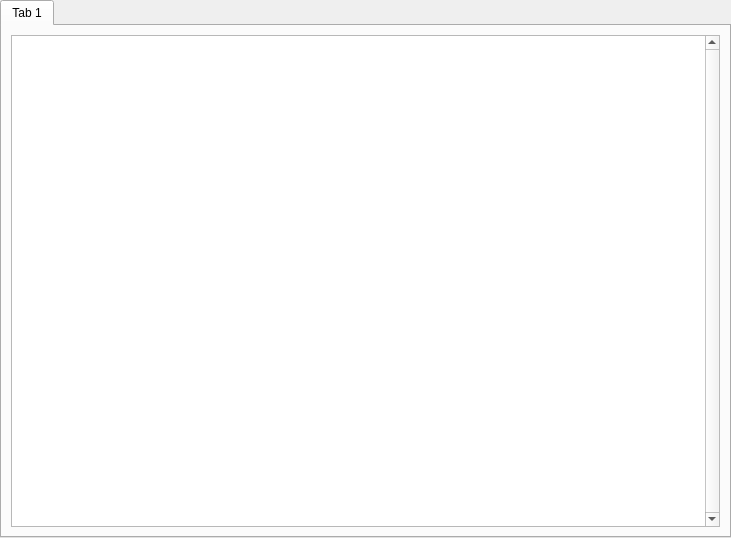
<?xml version="1.0" encoding="UTF-8"?>
<ui version="4.0">
 <class>NotesPage</class>
 <widget class="QWidget" name="NotesPage">
  <property name="geometry">
   <rect>
    <x>0</x>
    <y>0</y>
    <width>731</width>
    <height>538</height>
   </rect>
  </property>
  <property name="windowTitle">
   <string>Form</string>
  </property>
  <layout class="QVBoxLayout" name="verticalLayout_2">
   <property name="leftMargin">
    <number>0</number>
   </property>
   <property name="topMargin">
    <number>0</number>
   </property>
   <property name="rightMargin">
    <number>0</number>
   </property>
   <property name="bottomMargin">
    <number>0</number>
   </property>
   <item>
    <widget class="QTabWidget" name="tabWidget">
     <property name="currentIndex">
      <number>0</number>
     </property>
     <widget class="QWidget" name="tab">
      <attribute name="title">
       <string>Tab 1</string>
      </attribute>
      <layout class="QVBoxLayout" name="verticalLayout">
       <item>
        <widget class="QTextEdit" name="noteEditor">
         <property name="verticalScrollBarPolicy">
          <enum>Qt::ScrollBarAlwaysOn</enum>
         </property>
         <property name="acceptRichText">
          <bool>false</bool>
         </property>
         <property name="textInteractionFlags">
          <set>Qt::LinksAccessibleByKeyboard|Qt::LinksAccessibleByMouse|Qt::TextBrowserInteraction|Qt::TextEditable|Qt::TextEditorInteraction|Qt::TextSelectableByKeyboard|Qt::TextSelectableByMouse</set>
         </property>
        </widget>
       </item>
      </layout>
     </widget>
    </widget>
   </item>
  </layout>
 </widget>
 <resources/>
 <connections/>
</ui>
